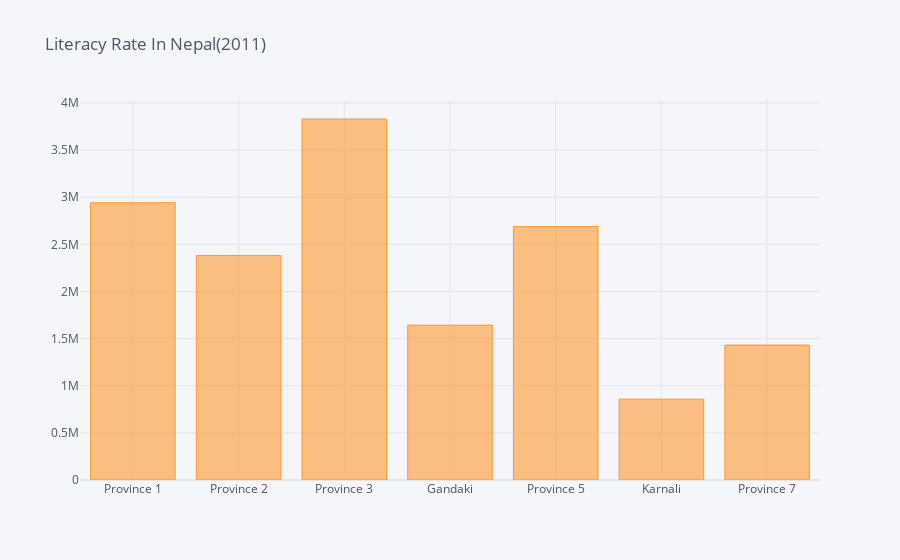

The notebook cell this image was saved under:
### Code cell
df1.iplot(x='Province',y="Population_who_can_read_write",kind='bar',title='Literacy Rate In Nepal(2011)')

### Figure 1 — Plotly figure (JSON) as saved in the notebook; plotly's stock layout.template omitted (floating-point values rounded to 4 significant figures)
{"data": [{"marker": {"color": "rgba(255, 153, 51, 0.6)", "line": {"color": "rgba(255, 153, 51, 1.0)", "width": 1}}, "name": "Population_who_can_read_write", "orientation": "v", "text": "", "type": "bar", "x": ["Province 1", "Province 2", "Province 3", "Gandaki", "Province 5", "Karnali", "Province 7"], "y": [2940994, 2383122, 3830654, 1643506, 2689353, 858126, 1432031]}], "layout": {"legend": {"bgcolor": "#F5F6F9", "font": {"color": "#4D5663"}}, "paper_bgcolor": "#F5F6F9", "plot_bgcolor": "#F5F6F9", "title": {"font": {"color": "#4D5663"}, "text": "Literacy Rate In Nepal(2011)"}, "xaxis": {"gridcolor": "#E1E5ED", "showgrid": true, "tickfont": {"color": "#4D5663"}, "title": {"font": {"color": "#4D5663"}, "text": ""}, "zerolinecolor": "#E1E5ED"}, "yaxis": {"gridcolor": "#E1E5ED", "showgrid": true, "tickfont": {"color": "#4D5663"}, "title": {"font": {"color": "#4D5663"}, "text": ""}, "zerolinecolor": "#E1E5ED"}}}
